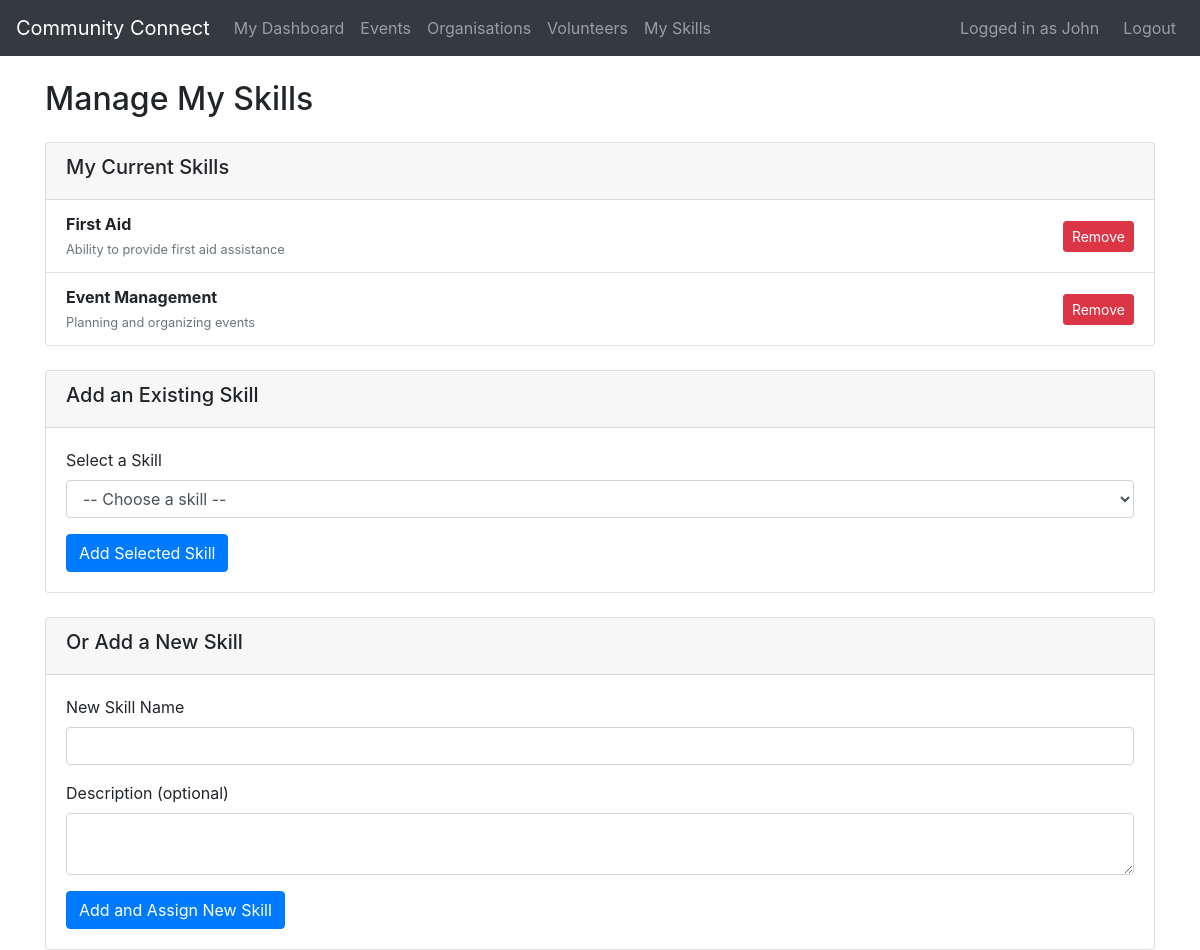
Page /volunteer/skills (signed in) on the committed database.
### tables this page shows
CREATE TABLE Skills (
    SkillID INTEGER PRIMARY KEY AUTOINCREMENT,
    Name TEXT NOT NULL,
    Description TEXT
);

### app.py (the view, shortened to what this page needs)
@app.route("/volunteer/skills", methods=["GET", "POST"])
@login_required
@volunteer_required
def manage_volunteer_skills():
    db = get_db()
    current_skills = db.execute(
        """SELECT s.SkillID, s.Name, s.Description
           FROM VolunteerSkills vs
           JOIN Skills s ON vs.SkillID = s.SkillID
           WHERE vs.VolunteerID = ?""",
        (session["user_id"],)
    ).fetchall()
    all_skills = db.execute("SELECT * FROM Skills").fetchall()
    return render_template("manage_volunteer_skills.html", current_skills=current_skills, all_skills=all_skills)

### app.py (called while the page is built)
def get_db():
    db = getattr(g, "_database", None)
    if db is None:
        db = g._database = sqlite3.connect(DATABASE)
        db.row_factory = sqlite3.Row
    return db

@app.teardown_appcontext
def close_connection(exception):
    db = getattr(g, "_database", None)
    if db is not None:
        db.close()

def login_required(f):
    @wraps(f)
    def decorated_function(*args, **kwargs):
        if "user_id" not in session:
            flash("Please log in first.", "error")
            return redirect(url_for("login"))
        return f(*args, **kwargs)
    return decorated_function

def volunteer_required(f):
    @wraps(f)
    def wrapper(*args, **kwargs):
        if session.get("account_type") != "volunteer":
            flash("Volunteers only.", "error")
            return redirect(url_for("index"))
        return f(*args, **kwargs)
    return wrapper

### templates/manage_volunteer_skills.html (shortened to what this page needs)
{% extends "base.html" %}
{% block content %}
<h2 class="mb-4">Manage My Skills</h2>
<div class="card mb-4">
    <div class="card-header">
        <h5>My Current Skills</h5>
    </div>
    <ul class="list-group list-group-flush">
        {% if current_skills %}
            {% for skill in current_skills %}
                <li class="list-group-item d-flex justify-content-between align-items-center">
                    <div>
                        <strong>{{ skill.Name }}</strong>
                        <br><small class="text-muted">{{ skill.Description }}</small>
                    </div>
                    <form action="{{ url_for('delete_volunteer_skill', skill_id=skill.SkillID) }}" method="POST" class="d-inline">
                        <button type="submit" class="btn btn-sm btn-danger">Remove</button>
                    </form>
                </li>
            {% endfor %}
        {% else %}
            <li class="list-group-item text-muted">You have not added any skills yet.</li>
        {% endif %}
    </ul>
</div>
<div class="card mb-4">
    <div class="card-header">
        <h5>Add an Existing Skill</h5>
    </div>
    <div class="card-body">
        <form action="{{ url_for('manage_volunteer_skills') }}" method="POST">
            <div class="form-group">
                <label for="skill_id">Select a Skill</label>
                <select class="form-control" id="skill_id" name="skill_id" required>
                    <option value="">-- Choose a skill --</option>
                </select>
            </div>
            <button type="submit" class="btn btn-primary">Add Selected Skill</button>
        </form>
    </div>
</div>
<div class="card">
    <div class="card-header">
        <h5>Or Add a New Skill</h5>
    </div>
    <div class="card-body">
        <form action="{{ url_for('add_new_skill') }}" method="POST">
            <div class="form-group">
                <label for="new_skill_name">New Skill Name</label>
                <input type="text" class="form-control" id="new_skill_name" name="new_skill_name" required>
            </div>
            <div class="form-group">
                <label for="new_skill_description">Description (optional)</label>
                <textarea class="form-control" id="new_skill_description" name="new_skill_description" rows="2"></textarea>
            </div>
            <button type="submit" class="btn btn-primary">Add and Assign New Skill</button>
        </form>
    </div>
</div>
{% endblock %}

### rows in the picture
Skills: Name "First Aid", Description "Ability to provide first aid assistance"
Skills: Name "Event Management", Description "Planning and organizing events"

### other values in the picture
{{ session['name'] }} "John"
